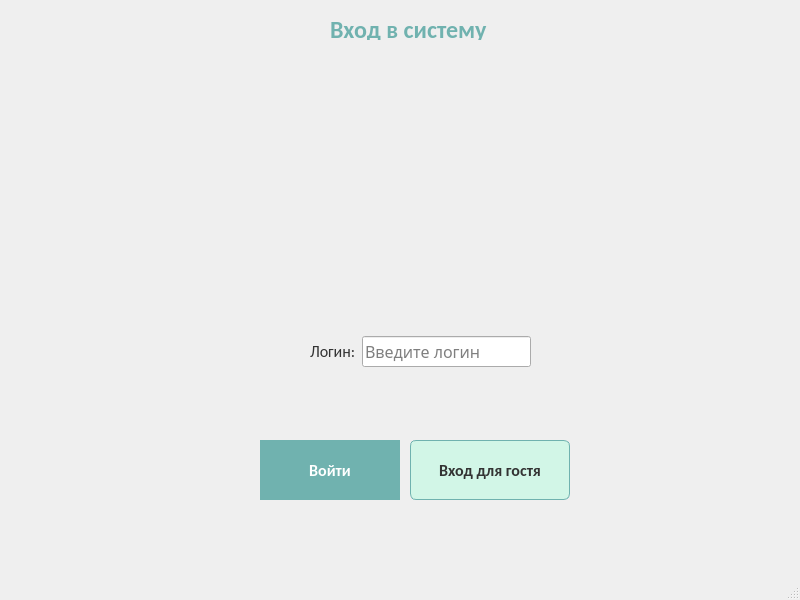
<?xml version="1.0" encoding="UTF-8"?>
<ui version="4.0">
 <class>MainWindow</class>
 <widget class="QMainWindow" name="MainWindow">
  <property name="geometry">
   <rect>
    <x>0</x>
    <y>0</y>
    <width>800</width>
    <height>600</height>
   </rect>
  </property>
  <property name="minimumSize">
   <size>
    <width>800</width>
    <height>600</height>
   </size>
  </property>
  <property name="font">
   <font>
    <family>Sans Serif</family>
    <pointsize>12</pointsize>
   </font>
  </property>
  <property name="windowTitle">
   <string>Авторизация - Чудо Обувь</string>
  </property>
  <property name="windowIcon">
   <iconset>
    <normaloff>../.designer/Рабочий стол/Images/Чудо Обувь.ico</normaloff>../.designer/Рабочий стол/Images/Чудо Обувь.ico</iconset>
  </property>
  <property name="styleSheet">
   <string notr="true"/>
  </property>
  <widget class="QWidget" name="centralwidget">
   <widget class="QLabel" name="label">
    <property name="geometry">
     <rect>
      <x>330</x>
      <y>20</y>
      <width>161</width>
      <height>20</height>
     </rect>
    </property>
    <property name="font">
     <font>
      <family>Calibri</family>
      <pointsize>18</pointsize>
      <bold>true</bold>
     </font>
    </property>
    <property name="styleSheet">
     <string notr="true">QLabel#label {
font-family: 'Calibri';
font-size: 18pt;
font-weight: bold;
color: #70B2AF;
}
</string>
    </property>
    <property name="text">
     <string>Вход в систему</string>
    </property>
   </widget>
   <widget class="QLabel" name="label_2">
    <property name="geometry">
     <rect>
      <x>300</x>
      <y>80</y>
      <width>211</width>
      <height>201</height>
     </rect>
    </property>
    <property name="minimumSize">
     <size>
      <width>150</width>
      <height>150</height>
     </size>
    </property>
    <property name="text">
     <string/>
    </property>
    <property name="pixmap">
     <pixmap>../Рабочий стол/Images/Чудо Обувь.ico</pixmap>
    </property>
    <property name="scaledContents">
     <bool>true</bool>
    </property>
   </widget>
   <widget class="QWidget" name="layoutWidget">
    <property name="geometry">
     <rect>
      <x>310</x>
      <y>330</y>
      <width>221</width>
      <height>43</height>
     </rect>
    </property>
    <property name="styleSheet">
     <string notr="true">QLineEDit {
background-color: #D2F6E7;
border: 1px solid #70B2AF;
border-radius: 6px;
padding: 8px 12px;
font-family: 'Calibri';
font-size: 12pt;
color: #333333;
}
QLineEdit:focus {
border: 2px solid #70B2AF;
background-color: #EAFCF4;
}
QLabel {
font-family: 'Calibri';
font-size: 12pt;
color: #333333;
}
</string>
    </property>
    <layout class="QHBoxLayout" name="horizontalLayout_2">
     <item>
      <widget class="QLabel" name="loginLabel_2">
       <property name="font">
        <font>
         <family>Calibri</family>
         <pointsize>12</pointsize>
        </font>
       </property>
       <property name="styleSheet">
        <string notr="true">QLabel#lloginLabel_2 {
font-family: 'Calibri';
font-size: 12pt;
font-weight: bold;
}</string>
       </property>
       <property name="text">
        <string>Логин:</string>
       </property>
      </widget>
     </item>
     <item>
      <widget class="QLineEdit" name="loginLineEdit_2">
       <property name="font">
        <font>
         <family>Sans Serif</family>
         <pointsize>12</pointsize>
        </font>
       </property>
       <property name="styleSheet">
        <string notr="true"/>
       </property>
       <property name="placeholderText">
        <string>Введите логин</string>
       </property>
      </widget>
     </item>
    </layout>
   </widget>
   <widget class="QPushButton" name="loginButton">
    <property name="geometry">
     <rect>
      <x>260</x>
      <y>440</y>
      <width>140</width>
      <height>60</height>
     </rect>
    </property>
    <property name="minimumSize">
     <size>
      <width>140</width>
      <height>60</height>
     </size>
    </property>
    <property name="font">
     <font>
      <family>Calibri</family>
      <pointsize>12</pointsize>
      <bold>true</bold>
     </font>
    </property>
    <property name="styleSheet">
     <string notr="true">QPushButton {
background-color: #70B2AF;
color: #FFFFFF;
border: none;
padding: 8px 16px;
font-family: 'Calibri';
font-size: 12pt;
font-weight: bold;
}

QPushButton:hover  {
background-color: #5A9B98;
}

QPushButton:hover {
background-color: #4A8582;
}
</string>
    </property>
    <property name="text">
     <string>Войти</string>
    </property>
   </widget>
   <widget class="QPushButton" name="guestButton">
    <property name="geometry">
     <rect>
      <x>410</x>
      <y>440</y>
      <width>160</width>
      <height>60</height>
     </rect>
    </property>
    <property name="minimumSize">
     <size>
      <width>140</width>
      <height>60</height>
     </size>
    </property>
    <property name="font">
     <font>
      <family>Calibri</family>
      <pointsize>12</pointsize>
      <bold>true</bold>
     </font>
    </property>
    <property name="styleSheet">
     <string notr="true">QPushButton {
background-color: #D2F6E7;
color: #333333;
border: 1px solid #70B2AF;
border-radius: 6px;
font-family: 'Calibri';
font-size: 12pt;
font-weight: bold;
}

QPushButton#guestButton:hover {
background-color: #BBEBD7;
}</string>
    </property>
    <property name="text">
     <string>Вход для гостя</string>
    </property>
   </widget>
  </widget>
  <widget class="QMenuBar" name="menubar">
   <property name="geometry">
    <rect>
     <x>0</x>
     <y>0</y>
     <width>800</width>
     <height>24</height>
    </rect>
   </property>
  </widget>
  <widget class="QStatusBar" name="statusbar"/>
 </widget>
 <resources>
  <include location="res.qrc"/>
 </resources>
 <connections/>
</ui>
